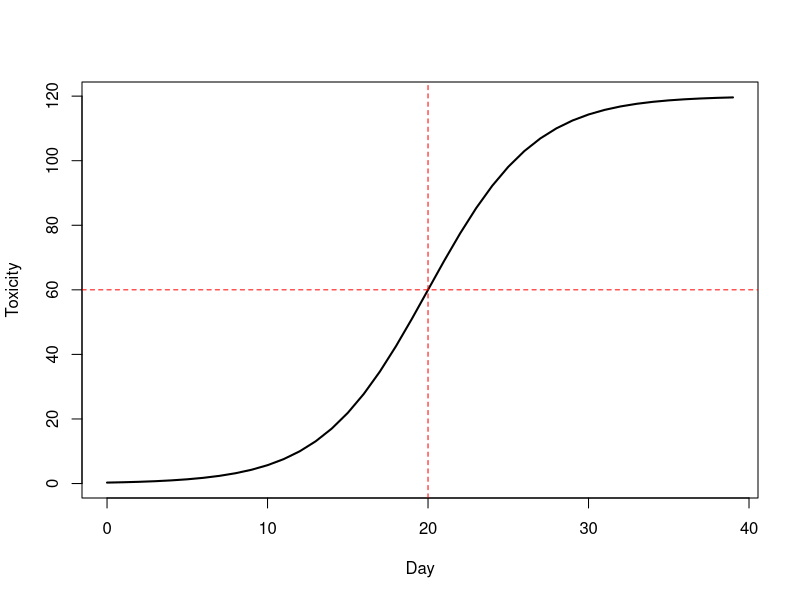
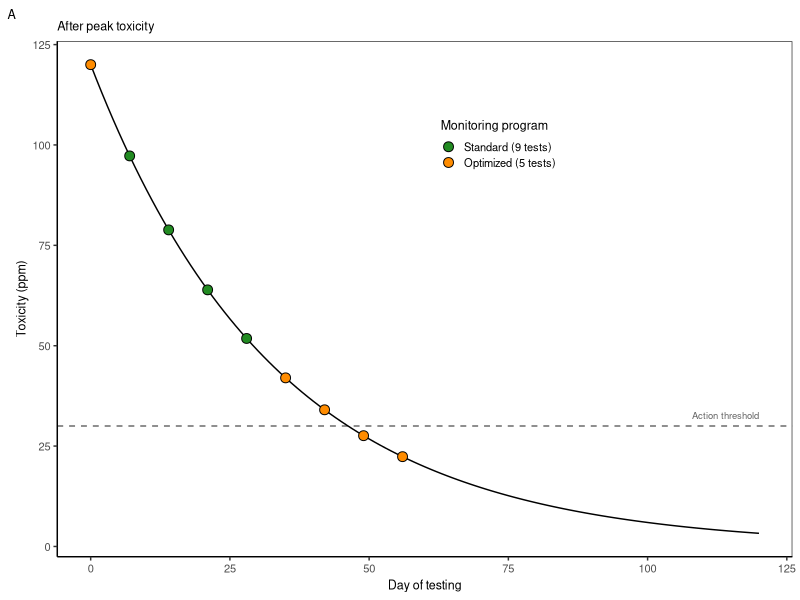
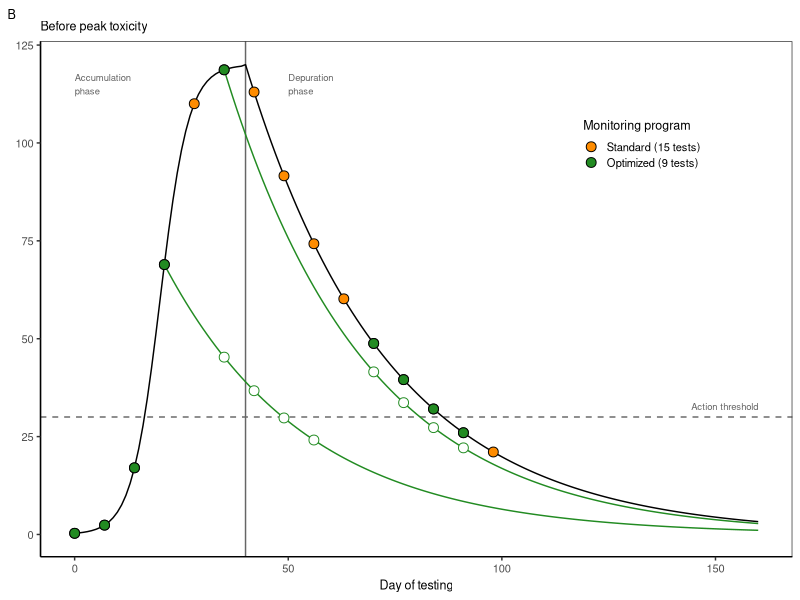
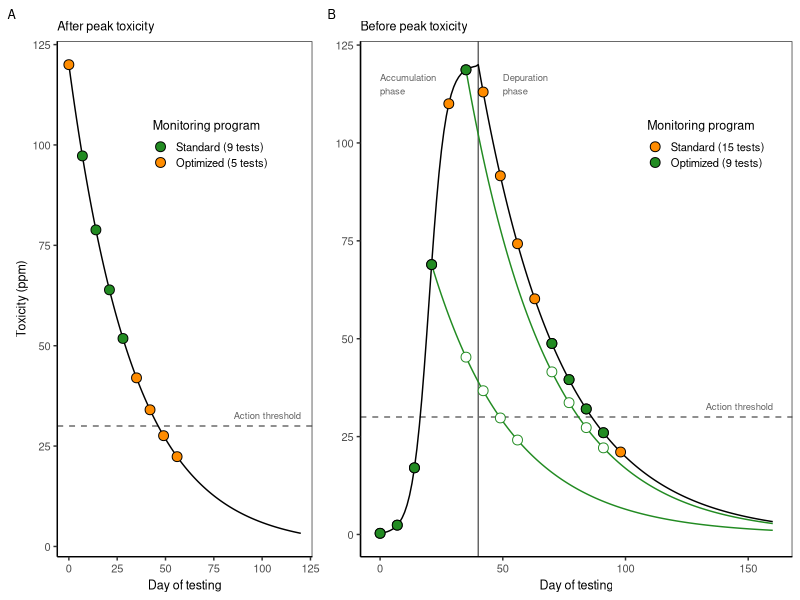

Recreate these plots in R, in order. (Note: this script raises an error after producing the figures.)

# Clear workspace
rm(list = ls())

# Setup
################################################################################

# Packages
library(tidyverse)

# Directories
indir <- "data/raw"
outdir <- "data/processed"
plotdir <- "figures"


# Build data
################################################################################

# Decay params
n0 <- 120
k <- -0.03

# Timeline
days <- 0:120
toxs <- n0*exp(k*days)
data <- tibble(day=days,
               toxicity=toxs)

# Sampling scheme
samp <- data %>% 
  slice(seq(1, nrow(data), 7)) %>% 
  # Remove ones after two clean tests
  filter(day<=60) %>% 
  # Mark 
  mutate(program=ifelse(day %in% c(0, 35, 42, 49, 56), "Optimized (5 tests)", "Standard (9 tests)"),
         program=factor(program, levels=c("Standard (9 tests)", "Optimized (5 tests)")))


# Build data for second example
################################################################################

# Parameters
K <- 120        # Asymptote
t50 <- 20       # Day at which curve reaches half of K
s <- 0.3        # Steepness (adjust to taste)
ndays <- 40

# Logistic function with t50
sigmoid <- function(t, K, t50, s) {
  K / (1 + exp(-s * (t - t50)))
}

# Simulate
t <- 0:(ndays - 1)
N <- sigmoid(t, K, t50, s)

# Dataframe
df <- data.frame(phase="Deputation", 
                 day = t, 
                 toxicity = N)

# Plot
plot(df$day, df$toxicity, type = "l", lwd = 2,
     xlab = "Day", ylab = "Toxicity")
abline(h = K/2, v = t50, lty = 2, col = "red") # show half-point

# Merge
data1 <- data %>% 
  mutate(day=day+ndays,
         phase="Depuration")
data2 <- bind_rows(df, data1)

# Standard Sampling scheme
samp2_std <- data2 %>% 
  slice(seq(1, nrow(data2), 7)) %>% 
  filter(day <= 100) %>% 
  mutate(program="Standard")

# Projection curve 1
n0 <- samp2_std$toxicity[samp2_std$day==21]
days <- 0:140
toxs <- n0*exp(k*days)
proj1 <- tibble(day=days+21,
               toxicity=toxs) %>% 
  filter(day<= max(data2$day))

proj1_pts <- proj1 %>% 
  slice(seq(1, nrow(.), 7)) %>% 
  filter(day %in% c(35, 42, 49, 56))

# Projection curve 2
n0 <- samp2_std$toxicity[samp2_std$day==35]
days <- 0:140
toxs <- n0*exp(k*days)
proj2 <- tibble(day=days+35,
                toxicity=toxs) %>% 
  filter(day<= max(data2$day))

proj2_pts <- proj2 %>% 
  slice(seq(1, nrow(.), 7)) %>% 
  filter(day %in% c(70, 77, 84, 91))

# Optimized sampling
samp2_opt <- samp2_std %>% 
  filter(day %in% c(0, 7, 14, 21, 35, 70, 77, 84, 91)) %>% 
  mutate(program="Optimized")

# Merge
samp2 <- bind_rows(samp2_std, samp2_opt) %>% 
  mutate(program=recode_factor(program, 
                               "Standard"="Standard (15 tests)", 
                               "Optimized"="Optimized (9 tests)"))


# Plot data
################################################################################

# Theme
my_theme <-  theme(axis.text=element_text(size=8),
                   axis.title=element_text(size=9),
                   legend.text=element_text(size=8),
                   legend.title=element_text(size=9),
                   strip.text=element_text(size=8),
                   plot.title=element_text(size=9),
                   plot.tag=element_text(size=9),
                   # Gridlines
                   panel.grid.major = element_blank(), 
                   panel.grid.minor = element_blank(),
                   panel.background = element_blank(), 
                   axis.line = element_line(colour = "black"),
                   # Legend
                   legend.key.size = unit(0.4, "cm"),
                   legend.key = element_rect(fill = NA, color=NA),
                   legend.background = element_rect(fill=alpha('blue', 0)))

# Plot
g1 <- ggplot(data, aes(x=day, y=toxicity)) +
  # Reference line
  geom_hline(yintercept=30, linetype="dashed", color="grey40") +
  annotate(geom="text", x=120, y=30, label="Action threshold", 
           color="grey40", hjust=1, vjust=-1, size=2.4) +
  # Data
  geom_line() +
  geom_point(data=samp, mapping=aes(fill=program), pch=21, size=3) +
  # Labels
  labs(x="Day of testing", y="Toxicity (ppm)", tag="A", title="After peak toxicity") +
  # Legend
  scale_fill_manual(name="Monitoring program", values=c("forestgreen", "darkorange")) +
  # Theme
  theme_bw() + my_theme +
  theme(legend.position = c(0.6, 0.8))
g1

# Plot
g2 <- ggplot(data2, aes(x=day, y=toxicity)) +
  # Phase line
  geom_vline(xintercept=40, color="grey40") +
  annotate(geom="text", x=0, y=115, label="Accumulation\nphase", 
           color="grey40", hjust=0, vjust=0.5, size=2.4) +
  annotate(geom="text", x=50, y=115, label="Depuration\nphase", 
           color="grey40", hjust=0, vjust=0.5, size=2.4) +
  # Reference line
  geom_hline(yintercept=30, linetype="dashed", color="grey40") +
  annotate(geom="text", x=160, y=30, label="Action threshold", 
           color="grey40", hjust=1, vjust=-1, size=2.4) +
  # Data
  geom_line() +
  # Projections
  geom_line(data=proj1, color="forestgreen") +
  geom_line(data=proj2, color="forestgreen") +
  # Sampling points
  geom_point(data=samp2,  mapping=aes(fill=program), pch=21, size=3) +
  geom_point(data=proj1_pts,  color="forestgreen", fill="white", pch=21, size=3) +
  geom_point(data=proj2_pts,  color="forestgreen", fill="white", pch=21, size=3) +
  # Labels
  labs(x="Day of testing", y="Toxicity (ppm)", tag="B", title="Before peak toxicity") +
  # Legend
  scale_fill_manual(name="Monitoring program", values=c("darkorange", "forestgreen")) +
  # Theme
  theme_bw() + my_theme +
  theme(axis.title.y=element_blank(),
        legend.position = c(0.8, 0.8))
g2

# Merge
g <- gridExtra::grid.arrange(g1, g2, nrow=1, widths=c(0.4, 0.6))

# Export
ggsave(g, filename=file.path(plotdir, "Fig1_depuration_rate_utility.png"), 
       width=6.5, height=3, units="in", dpi=600)



# Uptake and depuration schematic
################################################################################

# Plot
g <- ggplot(data2, aes(x=day, y=toxicity)) +
  # Phase line
  geom_vline(xintercept=40, color="grey40", linetype="dotted") +
  annotate(geom="text", x=0, y=115, label="Accumulation\nphase", 
           color="grey40", hjust=0, vjust=0.5, size=2.4) +
  annotate(geom="text", x=50, y=115, label="Depuration\nphase", 
           color="grey40", hjust=0, vjust=0.5, size=2.4) +
  # Reference line
  geom_hline(yintercept=30, linetype="dashed", color="grey40") +
  annotate(geom="text", x=160, y=30, label="Action threshold", 
           color="grey40", hjust=1, vjust=-1, size=2.4) +
  # Data
  geom_line() +
  # Labels
  labs(x="Day of testing", y="Toxicity (ppm)") +
  # Theme
  theme_bw() + my_theme
g


# Export
ggsave(g, filename=file.path(plotdir, "FigSX_depuration_trajectory_simple.png"), 
       width=4.5, height=3, units="in", dpi=600)
